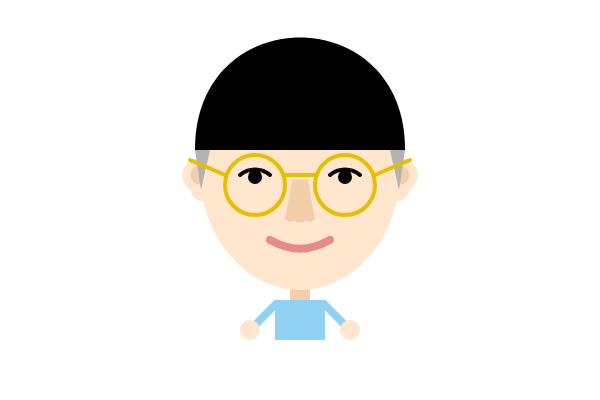
Frame 1 (no input)
Frame 60 (no input): identical to frame 1, image omitted
Frame 120 (the mouse pressed at the canvas centre since frame 60): identical to frame 1, image omitted

The p5.js sketch that drew this single still picture (run headless with seeded random() and noise() and a simulated clock; from frame 60 on, the mouse is pressed at the canvas centre):

// p5.js sketch
// ── sketch.js
function setup() {
  createCanvas(600, 400);
}

function draw() {
  colorMode(HSB)
  background(0,0,100);

  //ears
  noStroke();
  fill(30,20,100);
  ellipse(200,175,35,35);
  ellipse(202,190,22,22);
  ellipse(400,175,35,35);
  ellipse(398,190,22,22);
  fill(30,30,95);
  ellipse(200,175,19,19);
  ellipse(400,175,19,19);
  
  //neck
  quad(290,310,290,250,310,250,310,310);
  
  //face
  fill(30,20,100);
  ellipse(300,170,200,240);
  
  //hair
  fill(0,0,0);
  beginShape();
  curveVertex(410,1050);
  curveVertex(195,150);
  curveVertex(405,150);
  curveVertex(190,1050);
  endShape();
  
  fill(0,0,70);
  triangle(195,150,210,150,201,190);
  triangle(405,150,390,150,399,190);
  
  //nose
  fill(30,30,95);
  quad(286,215,292,180,308,180,314,215);
  ellipse(290,217,10,10);
  ellipse(300,217,12,12);
  ellipse(310,217,10,10);
  
  //glass
  noFill();
  stroke(50,100,90);
  strokeWeight(4);
  ellipse(255,185,60,60);
  ellipse(345,185,60,60);
  line(285,175,315,175);
  line(225,175,190,160);
  line(375,175,410,160);
  
  //eyes
  stroke(0,0,0);
  curve(220,220,240,175,270,175,290,220);
  curve(380,220,360,175,330,175,310,220);
  fill(0,0,0);
  ellipse(255,177,10,10);
  ellipse(345,177,10,10);
  
  //mouth
  noFill();
  strokeWeight(8);
  stroke(0,40,90);
  beginShape();
  curveVertex(200,170);
  curveVertex(270,240);
  curveVertex(330,240);
  curveVertex(400,170);
  endShape();
  
  //body
  noStroke();
  fill(200,40,95);
  quad(275,300,325,300,325,340,275,340);
  stroke(200,40,95);
  line(276,304,250,330);
  line(324,304,350,330);
  noStroke();
  fill(30,20,100);
  ellipse(250,330,20,20);
  ellipse(350,330,20,20);
  
  
}
